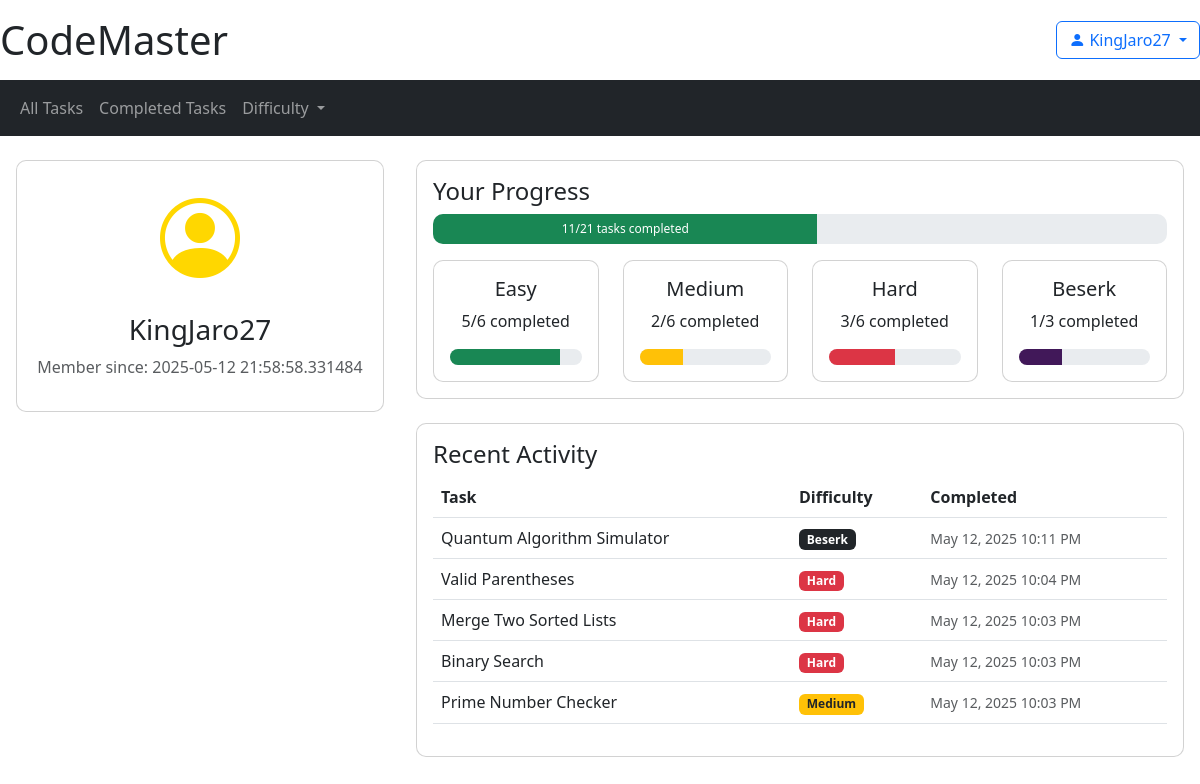
Screenshot of /profile (signed in) with the database file from the repository.
### main_alc.py (models this page shows)
class User(db.Model):
    __tablename__ = "users"
    id = db.Column(db.Integer, primary_key=True)
    username = db.Column(db.String(80), unique=True, nullable=False)
    password_hash = db.Column(db.String(120), nullable=False)
    email = db.Column(db.String(120))
    join_date = db.Column(db.DateTime, default=datetime.utcnow)
    progress = db.relationship("UserProgress", backref="user", lazy=True)

class Task(db.Model):
    __tablename__ = "tasks"
    id = db.Column(db.Integer, primary_key=True)
    title = db.Column(db.String(120), nullable=False)
    description = db.Column(db.Text, nullable=False)
    difficulty = db.Column(db.String(50), nullable=False)
    test_cases = db.relationship("TestCase", backref="task", lazy=True)
    user_progress = db.relationship("UserProgress", backref="task", lazy=True)

### main_alc.py (the view)
@app.route("/profile")
def profile():
    if "user_id" not in session:
        flash("Please login to view your profile", "danger")
        return redirect(url_for("login"))
    user = User.query.get(session["user_id"])
    difficulties = ['Easy', 'Medium', 'Hard', 'Beserk']
    counts = {}
    for diff in difficulties:
        counts[f'total_{diff.lower()}'] = Task.query.filter_by(difficulty=diff).count()
        counts[f'completed_{diff.lower()}'] = UserProgress.query.join(Task).filter(
            UserProgress.user_id == session["user_id"],
            UserProgress.completed == True,
            Task.difficulty == diff
        ).count()
    recent_tasks = db.session.query(Task, UserProgress.completion_date).join(
        UserProgress, UserProgress.task_id == Task.id
    ).filter(
        UserProgress.user_id == session["user_id"],
        UserProgress.completed == True
    ).order_by(
        UserProgress.completion_date.desc()
    ).limit(5).all()
    total_easy = Task.query.filter_by(difficulty='Easy').count()
    total_medium = Task.query.filter_by(difficulty='Medium').count()
    total_hard = Task.query.filter_by(difficulty='Hard').count()
    total_beserk = Task.query.filter_by(difficulty='Beserk').count()
    completed_easy = UserProgress.query.join(Task).filter(
        UserProgress.user_id == session["user_id"],
        UserProgress.completed == True,
        Task.difficulty == 'Easy'
    ).count()
    completed_medium = UserProgress.query.join(Task).filter(
        UserProgress.user_id == session["user_id"],
        UserProgress.completed == True,
        Task.difficulty == 'Medium'
    ).count()
    completed_hard = UserProgress.query.join(Task).filter(
        UserProgress.user_id == session["user_id"],
        UserProgress.completed == True,
        Task.difficulty == 'Hard'
    ).count()
    completed_beserk = UserProgress.query.join(Task).filter(
        UserProgress.user_id == session["user_id"],
        UserProgress.completed == True,
        Task.difficulty == 'Beserk'
    ).count()
    total_completed = sum(counts[f'completed_{diff.lower()}'] for diff in difficulties)
    hard_completed = counts['completed_hard']
    beserk_unlocked = total_completed >= 10 and hard_completed >= 3
    total_tasks = total_easy + total_medium + total_hard + total_beserk
    completed_tasks = completed_easy + completed_medium + completed_hard + completed_beserk
    return render_template(
        "profile.html",
        user=user,
        recent_tasks=recent_tasks,
        total_tasks=total_tasks,
        completed_tasks=completed_tasks,
        beserk_unlocked=beserk_unlocked,
        logged_in=True,
        username=session.get("username"),
        **counts
    )

### templates/profile.html (shortened to what this page needs)
{% extends "base.html" %}
{% block content %}
<div class="row mx-0">
    <div class="col-md-4 px-3">
        <div class="card mb-4">
            <div class="card-body text-center">
                <div class="mb-3">
                    <i class="bi bi-person-circle" style="font-size: 5rem; color: #FFD700;"></i>
                </div>
                <h3>{{ user['username'] }}</h3>
                <p class="text-muted">Member since: {{ user['join_date'] }}</p>
            </div>
        </div>
    </div>
    <div class="col-md-8 px-3">
        <div class="card mb-4">
            <div class="card-body">
                <h4 class="card-title">Your Progress</h4>
                <div class="progress mb-3" style="height: 30px;">
                    {% set progress_percent = (completed_tasks / total_tasks * 100) if total_tasks > 0 else 0 %}
                    <div class="progress-bar bg-success"
                        style="width: {{ progress_percent }}%"
                        aria-valuenow="{{ completed_tasks }}"
                        aria-valuemin="0"
                        aria-valuemax="{{ total_tasks }}">
                        {{ completed_tasks }}/{{ total_tasks }} tasks completed
                    </div>
                </div>
                <div class="row text-center">
                    <div class="col-md-3">
                        <div class="card">
                            <div class="card-body">
                                <h5 class="card-title">Easy</h5>
                                <p class="card-text">{{ completed_easy }}/{{ total_easy }} completed</p>
                                <div class="progress">
                                    <div class="progress-bar bg-success"
                                         style="width: {{ (completed_easy/total_easy*100) if total_easy > 0 else 0 }}%">
                                    </div>
                                </div>
                            </div>
                        </div>
                    </div>
                    <div class="col-md-3">
                        <div class="card">
                            <div class="card-body">
                                <h5 class="card-title">Medium</h5>
                                <p class="card-text">{{ completed_medium }}/{{ total_medium }} completed</p>
                                <div class="progress">
                                    <div class="progress-bar bg-warning"
                                         style="width: {{ (completed_medium/total_medium*100) if total_medium > 0 else 0 }}%">
                                    </div>
                                </div>
                            </div>
                        </div>
                    </div>
                    <div class="col-md-3">
                        <div class="card">
                            <div class="card-body">
                                <h5 class="card-title">Hard</h5>
                                <p class="card-text">{{ completed_hard }}/{{ total_hard }} completed</p>
                                <div class="progress">
                                    <div class="progress-bar bg-danger"
                                         style="width: {{ (completed_hard/total_hard*100) if total_hard > 0 else 0 }}%">
                                    </div>
                                </div>
                            </div>
                        </div>
                    </div>
                    <div class="col-md-3">
                        <div class="card">
                            <div class="card-body">
                                <h5 class="card-title">Beserk</h5>
                                <p class="card-text">{{ completed_beserk }}/{{ total_beserk }} completed</p>
                                <div class="progress">
                                    <div class="progress-bar"
                                         style="background-color: #411859; width: {{ (completed_beserk/total_beserk*100) if total_beserk > 0 else 0 }}%">
                                    </div>
                                </div>
                            </div>
                        </div>
                    </div>
                </div>
            </div>
        </div>
        <div class="card">
            <div class="card-body">
                <h4 class="card-title">Recent Activity</h4>
                {% if recent_tasks %}
                <div class="table-responsive">
                    <table class="table table-hover">
                        <thead>
                            <tr>
                                <th>Task</th>
                                <th>Difficulty</th>
                                <th>Completed</th>
                            </tr>
                        </thead>
                        <tbody>
                            {% for task, completion_date in recent_tasks %}
                            <tr>
                                <td>{{ task.title }}</td>
                                <td>
                                    <span class="badge bg-{% if task.difficulty == 'Easy' %}success{% elif task.difficulty == 'Medium' %}warning{% elif task.difficulty == 'Hard' %}danger{% else %}dark{% endif %}">
                                        {{ task.difficulty }}
                                    </span>
                                </td>
                                <td>
                                    <small class="text-muted">{{ completion_date.strftime('%b %d, %Y %I:%M %p') }}</small>
                                </td>
                            </tr>
                            {% endfor %}
                        </tbody>
                    </table>
                </div>
                {% else %}
                <div class="alert alert-info">
                    You haven't completed any tasks yet. Start coding!
                </div>
                {% endif %}
            </div>
        </div>
    </div>
</div>
{% endblock %}

### templates/base.html (shortened to what this page needs)
<!DOCTYPE html>
<html lang="en">
<head>
    <link href="https://cdn.jsdelivr.net/npm/bootstrap@5.3.0/dist/css/bootstrap.min.css" rel="stylesheet">
    <link rel="stylesheet" href="https://cdn.jsdelivr.net/npm/bootstrap-icons@1.10.0/font/bootstrap-icons.css">
    <link rel="stylesheet" href="{{ url_for('static', filename='style.css') }}">
</head>
<body>
    <header>
        <div class="container-fluid px-0">
            <div class="d-flex justify-content-between align-items-center py-3">
                <h1 class="m-0"><a href="/" class="text-decoration-none text-dark">CodeMaster</a></h1>
                <div>
                    {% if logged_in %}
                    <div class="dropdown">
                        <button class="btn btn-outline-primary dropdown-toggle" type="button" id="userDropdown" data-bs-toggle="dropdown">
                            <i class="bi bi-person-fill"></i> {{ username }}
                        </button>
                    </div>
                {% else %}
                    <a href="{{ url_for('login') }}" class="btn btn-outline-primary">Login</a>
                {% endif %}
                </div>
            </div>
            <nav class="navbar navbar-expand navbar-dark bg-dark mb-4 container-fluid px-0">
                <div class="container-fluid">
                    <ul class="navbar-nav">
                        <li class="nav-item">
                            <a class="nav-link" href="/">All Tasks</a>
                        </li>
                        {% if logged_in %}
                        <li class="nav-item">
                            <a class="nav-link" href="{{ url_for('completed_tasks') }}">Completed Tasks</a>
                        </li>
                        {% endif %}
                        <li class="nav-item dropdown">
                            <a class="nav-link dropdown-toggle" href="#" id="difficultyDropdown" role="button" data-bs-toggle="dropdown">
                                Difficulty
                            </a>
                        </li>
                    </ul>
                </div>
            </nav>
        </div>
    </header>
    <main class="container-fluid px-0">
        {% block content %}{% endblock %}
    </main>
</body>
</html>

### static/style.css (style rules this page uses)
.progress { background-color: #e9ecef; border-radius: 10px; overflow: hidden; }
.progress-bar { background-color: #411859; transition: width 0.6s ease; }
.card { border-radius: 10px; overflow: hidden; transition: transform 0.3s ease, box-shadow 0.3s ease; }
.badge.bg-warning { background-color: #ffc107 !important; color: #212529; }
.badge.bg-danger { background-color: #dc3545 !important; }
body { margin: 0; padding: 0; overflow-x: hidden; }

### rows the page displays
User: username "KingJaro27", join_date "2025-05-12 21:58:58.331484"
Task: title "Quantum Algorithm Simulator", difficulty "Beserk", strftime "May 12, 2025 10:11 PM"
Task: title "Valid Parentheses", difficulty "Hard", strftime "May 12, 2025 10:04 PM"
Task: title "Merge Two Sorted Lists", difficulty "Hard", strftime "May 12, 2025 10:03 PM"
Task: title "Binary Search", difficulty "Hard", strftime "May 12, 2025 10:03 PM"
Task: title "Prime Number Checker", difficulty "Medium", strftime "May 12, 2025 10:03 PM"

### other values shown
{{ completed_tasks }} "11"
{{ total_tasks }} "21"
{{ completed_easy }} "5"
{{ total_easy }} "6"
{{ completed_medium }} "2"
{{ total_medium }} "6"
{{ completed_hard }} "3"
{{ total_hard }} "6"
{{ completed_beserk }} "1"
{{ total_beserk }} "3"
